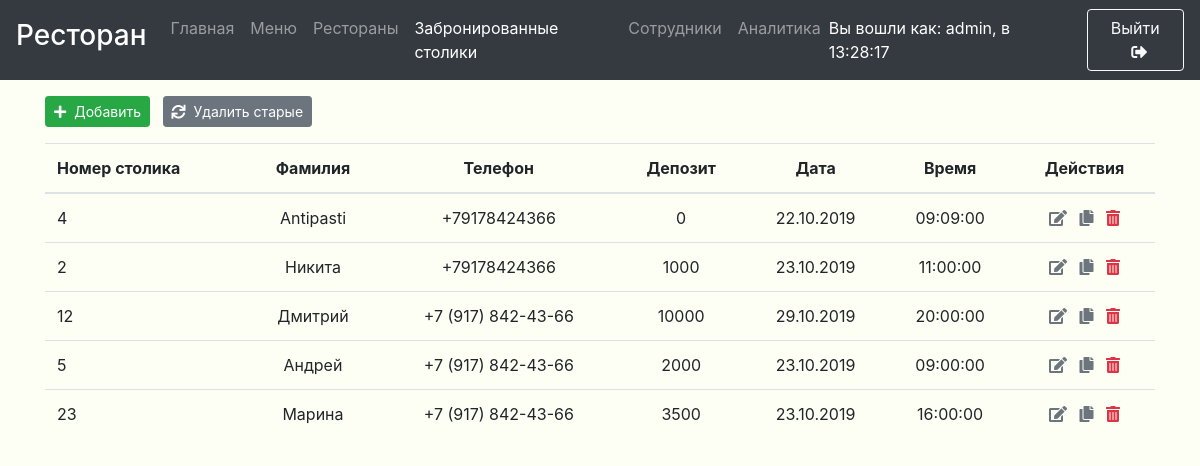
The app's page /reservations.php (signed in), older data.
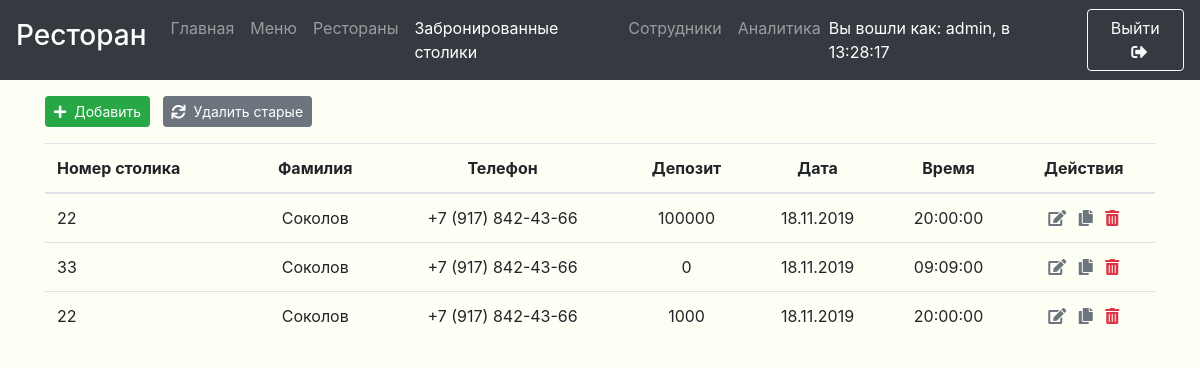
The same page, newer data.
### tables this page shows
CREATE TABLE `reservations` (
  `reservation_id` int(11) NOT NULL AUTO_INCREMENT,
  `date` date DEFAULT NULL,
  `time` time DEFAULT NULL,
  `telephone` varchar(20) DEFAULT NULL,
  `deposit` float DEFAULT 0,
  `name` varchar(60) DEFAULT NULL,
  `table_number` varchar(2) DEFAULT NULL,
  PRIMARY KEY (`reservation_id`)
);

### config/config.php (called while the page is built)
<?
    $_CONFIG = [
        'DATABASE' => [
            'HOST' => 'localhost',
            'NAME' => 'lab2',
            'USERNAME' => 'root',
            'PASS' => '',
            'CHARSET' => 'utf8',
            'CONNECT' => $_SERVER['DOCUMENT_ROOT'] . '/core/database/db-connect.php'
        ],
        'SRC_PATH' => $_SERVER['DOCUMENT_ROOT'] . '/core/src/',
        'FUNCTIONS_PATH' => $_SERVER['DOCUMENT_ROOT'] . '/core/functions/',
        'TEMPLATES' => [
            'HEADER' => $_SERVER['DOCUMENT_ROOT'] . '/core/templates/header.php',
            'FOOTER_ALL_SCRIPTS' => $_SERVER['DOCUMENT_ROOT'] . '/core/templates/footer-all-scripts.php',
            'FOOTER_BOOTSTRAP' => $_SERVER['DOCUMENT_ROOT'] . '/core/templates/footer-bootstrap-scripts.php',
            'FOOTER_CRUD' => $_SERVER['DOCUMENT_ROOT'] . '/core/templates/footer-crud.php',
        ],
        'ANALITYCS' => [
            'MODULE_FOLDER' => $_SERVER['DOCUMENT_ROOT'] . '/core/magic/analitycs',
            'FULL_PATH_TO_MODULE' => $_SERVER['DOCUMENT_ROOT'] . '/core/magic/analitycs/analytics.php',
            'DEL' => 'core/magic/analitycs/delete-page',
        ],
        'RESERVATIONS' => [
            'MODULE_FOLDER' => $_SERVER['DOCUMENT_ROOT'] . '/core/magic/reservations',
            'HANDLE' => 'core/magic/reservations/handle-reservation',
            'CPY' => 'core/magic/reservations/copy-reservation',
            'DEL' => 'core/magic/reservations/delete-reservation',
            'OLD' => 'core/magic/reservations/delete-old-reservations',
        ],
        'EMPLOYEES' =>[
            'MODULE_FOLDER' => $_SERVER['DOCUMENT_ROOT'] . '/core/magic/employees',
            'HANDLE' => 'core/magic/employees/handle-employee',
            'CPY' => 'core/magic/employees/copy-employee',
            'DEL' => 'core/magic/employees/delete-employee',
            'PATH_TO_PHOTOS' => 'uploads/employees/',
            'FULL_PATH_TO_PHOTOS' => $_SERVER['DOCUMENT_ROOT'] . '/uploads/employees/',
            'IMAGE_W' => 100,
            'IMAGE_H' => 100
        ],
    ];

### reservations.php (the view, shortened to what this page needs)
<?php
  if (!isset($_SESSION['login'])){
    header('HTTP/1.0 404 Not Found');
    header('Status: 404 Not Found');
  }
  else{
    require_once($_SERVER['DOCUMENT_ROOT'] . "/config/config.php");
    require_once($_SERVER['DOCUMENT_ROOT'] . "/config/config.php");
?>
<main role="main" id="main">
    <div class="container mt-5 mb-5">
        <? if ((!isset($_SESSION['login']) || ($db == NULL))):?>
          <h1>
            Вы должны зайти в аккаунт чтобы просмотреть содержимое!
          </h1>
        <? else:?>
        <button type="button" class="btn btn-sm btn-success mb-3" data-toggle="modal" data-target="#handlerModal"><i class="fas fa-plus mr-2"></i>Добавить</button>
        <button type="button" class="btn btn-sm btn-secondary text-white ml-2 mb-3" data-toggle="modal" data-target="#oldTables"><i class="fas fa-sync mr-2"></i>Удалить старые</button>
        <table class="w-100 table">
          <thead>
            <tr>
                <th>Номер столика</th>
                <th class="text-center">Фамилия</th>
                <th class="text-center">Телефон</th>
                <th class="text-center">Депозит</th>
                <th class="text-center">Дата</th>
                <th class="text-center">Время</th>
                <th class="text-center">Действия</th>
            </tr>
          </thead>
            <?
                if ($db):
                  $result = $db->query("SELECT * FROM reservations");
                  foreach($result as $result_value):?>
                      <tr>
                          <td><?=$result_value['table_number']?></td>
                          <td class="text-center"><?=$result_value['name']?></td>
                          <td class="text-center"><?=$result_value['telephone']?></td>
                          <td class="text-center"><?=$result_value['deposit']?></td>
                          <td class="text-center"><?=date('d.m.Y', strtotime($result_value['date']))?></td>
                          <td class="text-center"><?=$result_value['time']?></td>
                          <td class="text-center">
                            <a title="Редактировать" href="reservations?id=<?=$result_value['reservation_id']?>&state=1" class="text-muted mr-2" rel="nofollow"><i class="fas fa-edit"></i></a>
                            <a title="Дублировать" href="<?=$_CONFIG['RESERVATIONS']['CPY']?>?id=<?=$result_value['reservation_id']?>" class="text-muted mr-2" rel="nofollow"><i class="fas fa-copy"></i></a>
                            <a title="Удалить" href="reservations?id=<?=$result_value['reservation_id']?>&state=2" class="text-danger" rel="nofollow"><i class="fas fa-trash-alt"></i></a>
                          </td>
                      </tr>
                  <?endforeach;
                endif;?>
        </table>
        <? endif;?>
    </div>
</main>
<?
}
?>

Row changes from the older to the newer data that the page shows:
removed reservations: table_number "4", name "Antipasti", telephone "+79178424366", deposit "0", date "22.10.2019", time "09:09:00"
removed reservations: table_number "2", name "Никита", telephone "+79178424366", deposit "1000", date "23.10.2019", time "11:00:00"
removed reservations: table_number "12", name "Дмитрий", telephone "+7 (917) 842-43-66", deposit "10000", date "29.10.2019", time "20:00:00"
removed reservations: table_number "5", name "Андрей", telephone "+7 (917) 842-43-66", deposit "2000", date "23.10.2019", time "09:00:00"
removed reservations: table_number "23", name "Марина", telephone "+7 (917) 842-43-66", deposit "3500", date "23.10.2019", time "16:00:00"
added reservations: table_number "22", name "Соколов", telephone "+7 (917) 842-43-66", deposit "100000", date "18.11.2019", time "20:00:00"
added reservations: table_number "33", name "Соколов", telephone "+7 (917) 842-43-66", deposit "0", date "18.11.2019", time "09:09:00"
added reservations: table_number "22", name "Соколов", telephone "+7 (917) 842-43-66", deposit "1000", date "18.11.2019", time "20:00:00"
